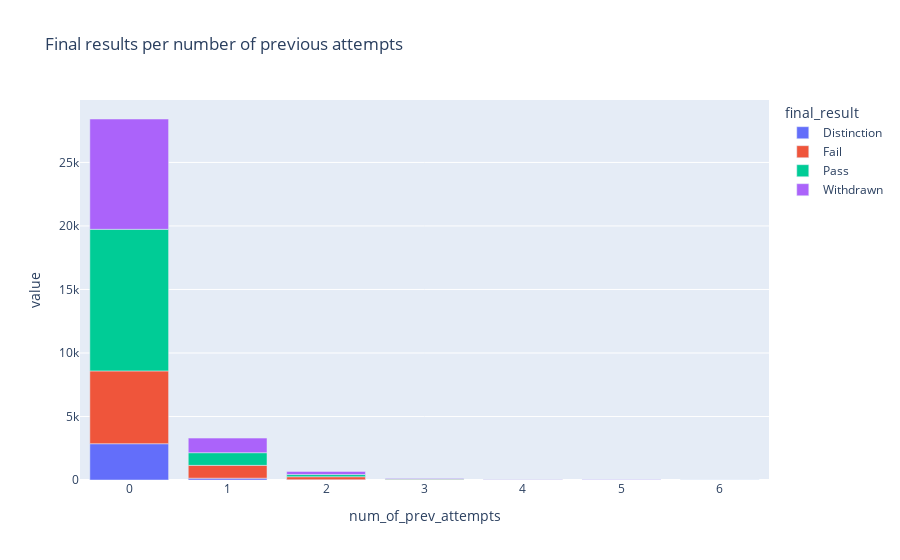

Notebook source saved alongside this figure:
### Markdown cell above
Students who widthdrawn tend to have more study credits

### Code cell
student_attempted_tries = student_info_df[student_info_df.columns[student_info_df.columns.isin(["id_student", "num_of_prev_attempts", "final_result"])]]

# Distribution of attempted tries per final result
final_result_attempted_tries = student_attempted_tries.groupby(["num_of_prev_attempts", "final_result"]).size().unstack()
fig = px.bar(final_result_attempted_tries, title="Final results per number of previous attempts")
fig.show()

### Figure 1 — Plotly figure (JSON) as saved in the notebook; plotly's stock layout.template omitted (floating-point values rounded to 4 significant figures)
{"data": [{"alignmentgroup": "True", "hovertemplate": "final_result=Distinction<br>num_of_prev_attempts=%{x}<br>value=%{y}<extra></extra>", "legendgroup": "Distinction", "marker": {"color": "#636efa", "pattern": {"shape": ""}}, "name": "Distinction", "offsetgroup": "Distinction", "orientation": "v", "showlegend": true, "textposition": "auto", "type": "bar", "x": [0, 1, 2, 3, 4, 5, 6], "xaxis": "x", "y": [2857, 143, 22, 1, null, null, 1], "yaxis": "y"}, {"alignmentgroup": "True", "hovertemplate": "final_result=Fail<br>num_of_prev_attempts=%{x}<br>value=%{y}<extra></extra>", "legendgroup": "Fail", "marker": {"color": "#EF553B", "pattern": {"shape": ""}}, "name": "Fail", "offsetgroup": "Fail", "orientation": "v", "showlegend": true, "textposition": "auto", "type": "bar", "x": [0, 1, 2, 3, 4, 5, 6], "xaxis": "x", "y": [5731, 1009, 236, 57, 12, 6, 1], "yaxis": "y"}, {"alignmentgroup": "True", "hovertemplate": "final_result=Pass<br>num_of_prev_attempts=%{x}<br>value=%{y}<extra></extra>", "legendgroup": "Pass", "marker": {"color": "#00cc96", "pattern": {"shape": ""}}, "name": "Pass", "offsetgroup": "Pass", "orientation": "v", "showlegend": true, "textposition": "auto", "type": "bar", "x": [0, 1, 2, 3, 4, 5, 6], "xaxis": "x", "y": [11148, 997, 170, 31, 13, 2, null], "yaxis": "y"}, {"alignmentgroup": "True", "hovertemplate": "final_result=Withdrawn<br>num_of_prev_attempts=%{x}<br>value=%{y}<extra></extra>", "legendgroup": "Withdrawn", "marker": {"color": "#ab63fa", "pattern": {"shape": ""}}, "name": "Withdrawn", "offsetgroup": "Withdrawn", "orientation": "v", "showlegend": true, "textposition": "auto", "type": "bar", "x": [0, 1, 2, 3, 4, 5, 6], "xaxis": "x", "y": [8685, 1150, 247, 53, 14, 5, 2], "yaxis": "y"}], "layout": {"barmode": "relative", "legend": {"title": {"text": "final_result"}, "tracegroupgap": 0}, "title": {"text": "Final results per number of previous attempts"}, "xaxis": {"anchor": "y", "domain": [0, 1], "title": {"text": "num_of_prev_attempts"}}, "yaxis": {"anchor": "x", "domain": [0, 1], "title": {"text": "value"}}}}
